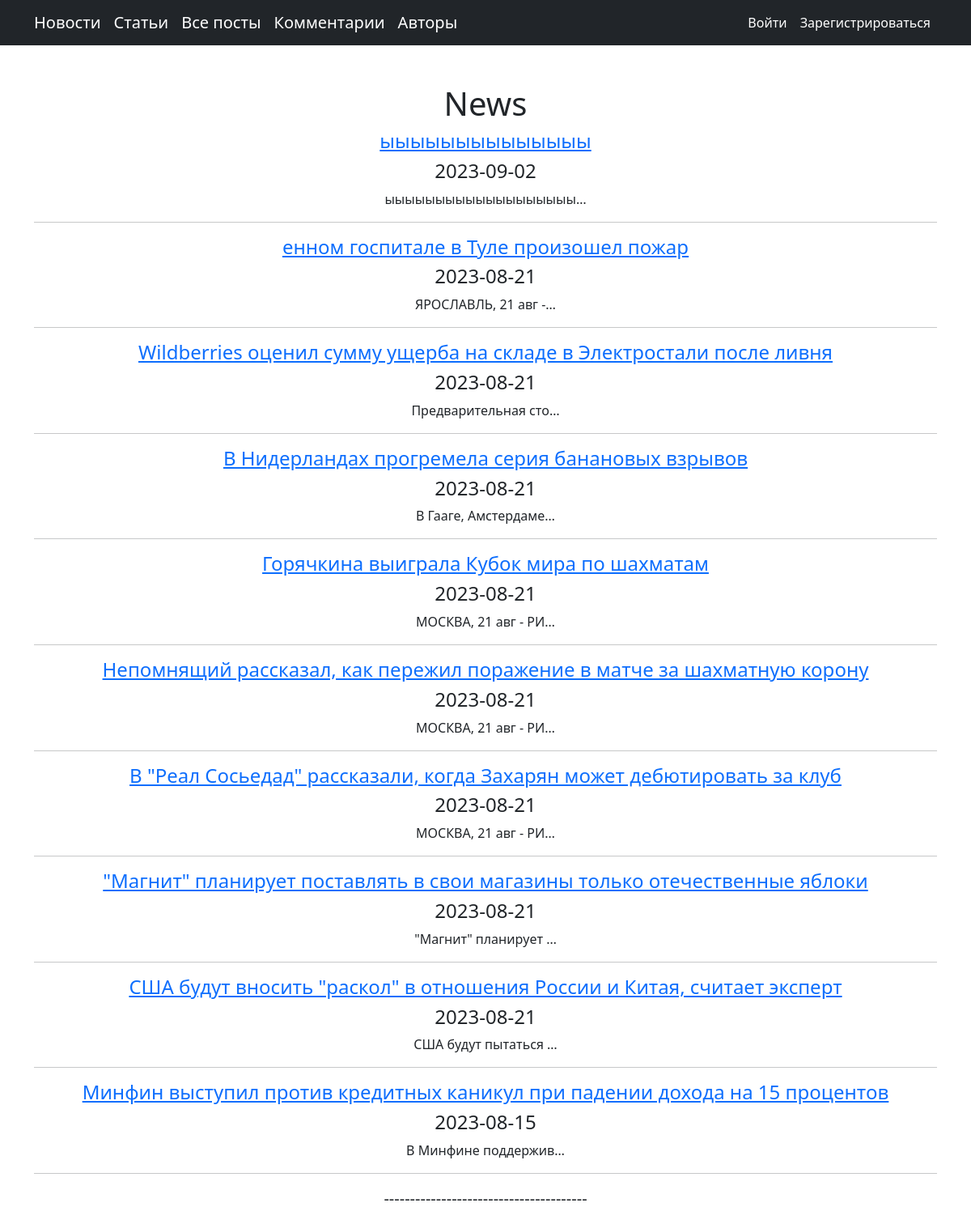
Page /news/ on the committed database.
### newsportal/models.py (models this page shows, shortened)
class Post(models.Model):
    author = models.ForeignKey(Author, on_delete=models.CASCADE, verbose_name='Автор')
    type_post = models.CharField(max_length=1, choices=POSTS, verbose_name='Тип поста')
    time_created = models.DateTimeField(auto_now_add=True, verbose_name='Дата создания')
    category = models.ManyToManyField(Category, through="PostCategory", verbose_name='Категория')
    title =  models.CharField(max_length=255, verbose_name='Оглавление')
    content = models.TextField( verbose_name='Содержание')
    rating = models.SmallIntegerField(default=0, verbose_name='Рейтинг')

### newsportal/views.py (the view)
# urls.py: path('news/', ListNews.as_view(), name='news'),
class ListNews(ListView):
    queryset = Post.objects.filter(type_post=news)
    ordering = '-time_created'
    template_name = 'newsportal/index_news.html'
    context_object_name = 'news'
    paginate_by = 10
    def get_queryset(self):
        queryset = super().get_queryset()
        self.filterset = PostFilter(self.request.GET, queryset)
        return self.filterset.qs
    def get_context_data(self, **kwargs):
        context = super().get_context_data(**kwargs)
        context['filterset'] = self.filterset
        return context

### newsportal/templates/newsportal/index_news.html (shortened to what this page needs)
{% extends 'newsportal/default.html' %}
{% block content %}
{% if news %}
<h1>News</h1>
{% for n in news %}
<a href="{% url 'one_news' n.pk %}"><h4>{{ n.title }}</h4></a>
<h4>{{ n.time_created|date:'Y-m-d' }}</h4>
<p>{{ n.content|truncatechars:20 }}</p>
<hr>
{% endfor %}
{% else %}  <h1>No News</h1>
{% endif %}
{% endblock content %}

### rows in the picture
Post: title "ыыыыыыыыыыыыыы", time_created "2023-09-02", content "ыыыыыыыыыыыыыыыыыыы…"
Post: title "енном госпитале в Туле произошел пожар", time_created "2023-08-21", content "ЯРОСЛАВЛЬ, 21 авг -…"
Post: title "Wildberries оценил сумму ущерба на складе в Электростали после ливня", time_created "2023-08-21", content "Предварительная сто…"
Post: title "В Нидерландах прогремела серия банановых взрывов", time_created "2023-08-21", content "В Гааге, Амстердаме…"
Post: title "Горячкина выиграла Кубок мира по шахматам", time_created "2023-08-21", content "МОСКВА, 21 авг - РИ…"
Post: title "Непомнящий рассказал, как пережил поражение в матче за шахматную корону", time_created "2023-08-21", content "МОСКВА, 21 авг - РИ…"
Post: title "В \"Реал Сосьедад\" рассказали, когда Захарян может дебютировать за клуб", time_created "2023-08-21", content "МОСКВА, 21 авг - РИ…"
Post: title "\"Магнит\" планирует поставлять в свои магазины только отечественные яблоки", time_created "2023-08-21", content "\"Магнит\" планирует …"
Post: title "США будут вносить \"раскол\" в отношения России и Китая, считает эксперт", time_created "2023-08-21", content "США будут пытаться …"
Post: title "Минфин выступил против кредитных каникул при падении дохода на 15 процентов", time_created "2023-08-15", content "В Минфине поддержив…"
